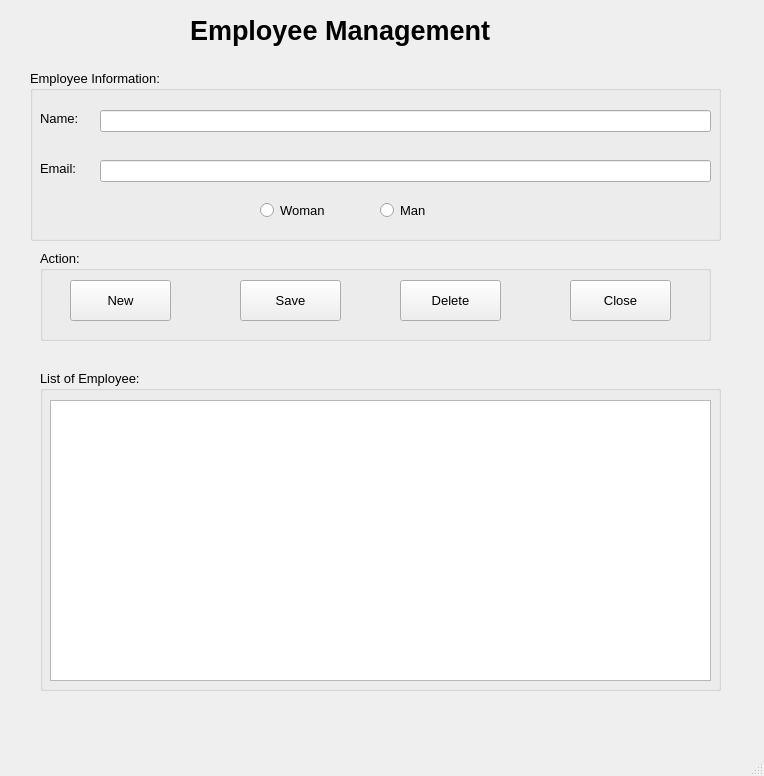
<?xml version="1.0" encoding="UTF-8"?>
<ui version="4.0">
 <class>MainWindow</class>
 <widget class="QMainWindow" name="MainWindow">
  <property name="geometry">
   <rect>
    <x>0</x>
    <y>0</y>
    <width>764</width>
    <height>776</height>
   </rect>
  </property>
  <property name="font">
   <font>
    <pointsize>10</pointsize>
   </font>
  </property>
  <property name="windowTitle">
   <string>MainWindow</string>
  </property>
  <widget class="QWidget" name="centralwidget">
   <widget class="QLabel" name="label">
    <property name="geometry">
     <rect>
      <x>190</x>
      <y>10</y>
      <width>391</width>
      <height>41</height>
     </rect>
    </property>
    <property name="font">
     <font>
      <pointsize>20</pointsize>
      <weight>75</weight>
      <bold>true</bold>
     </font>
    </property>
    <property name="text">
     <string>Employee Management</string>
    </property>
   </widget>
   <widget class="QGroupBox" name="groupBox">
    <property name="geometry">
     <rect>
      <x>40</x>
      <y>250</y>
      <width>671</width>
      <height>91</height>
     </rect>
    </property>
    <property name="title">
     <string>Action:</string>
    </property>
    <widget class="QPushButton" name="pushButtonNew">
     <property name="geometry">
      <rect>
       <x>30</x>
       <y>30</y>
       <width>101</width>
       <height>41</height>
      </rect>
     </property>
     <property name="text">
      <string>New</string>
     </property>
     <property name="icon">
      <iconset>
       <normaloff>images/ic_add.png</normaloff>images/ic_add.png</iconset>
     </property>
    </widget>
    <widget class="QPushButton" name="pushButtonSave">
     <property name="geometry">
      <rect>
       <x>200</x>
       <y>30</y>
       <width>101</width>
       <height>41</height>
      </rect>
     </property>
     <property name="text">
      <string>Save</string>
     </property>
     <property name="icon">
      <iconset>
       <normaloff>images/ic_save.png</normaloff>images/ic_save.png</iconset>
     </property>
    </widget>
    <widget class="QPushButton" name="pushButtonDelete">
     <property name="geometry">
      <rect>
       <x>360</x>
       <y>30</y>
       <width>101</width>
       <height>41</height>
      </rect>
     </property>
     <property name="text">
      <string>Delete</string>
     </property>
     <property name="icon">
      <iconset>
       <normaloff>images/ic_delete.png</normaloff>images/ic_delete.png</iconset>
     </property>
    </widget>
    <widget class="QPushButton" name="pushButtonClose">
     <property name="geometry">
      <rect>
       <x>530</x>
       <y>30</y>
       <width>101</width>
       <height>41</height>
      </rect>
     </property>
     <property name="text">
      <string>Close</string>
     </property>
     <property name="icon">
      <iconset>
       <normaloff>images/ic_close.png</normaloff>images/ic_close.png</iconset>
     </property>
    </widget>
   </widget>
   <widget class="QGroupBox" name="groupBox_2">
    <property name="geometry">
     <rect>
      <x>40</x>
      <y>370</y>
      <width>681</width>
      <height>321</height>
     </rect>
    </property>
    <property name="title">
     <string>List of Employee:</string>
    </property>
    <widget class="QListWidget" name="listWidgetEmployee">
     <property name="geometry">
      <rect>
       <x>10</x>
       <y>30</y>
       <width>661</width>
       <height>281</height>
      </rect>
     </property>
    </widget>
   </widget>
   <widget class="QGroupBox" name="groupBox_3">
    <property name="geometry">
     <rect>
      <x>30</x>
      <y>70</y>
      <width>691</width>
      <height>171</height>
     </rect>
    </property>
    <property name="title">
     <string>Employee Information:</string>
    </property>
    <widget class="QLabel" name="label_3">
     <property name="geometry">
      <rect>
       <x>10</x>
       <y>40</y>
       <width>55</width>
       <height>16</height>
      </rect>
     </property>
     <property name="text">
      <string>Name:</string>
     </property>
    </widget>
    <widget class="QLineEdit" name="lineEditName">
     <property name="geometry">
      <rect>
       <x>70</x>
       <y>40</y>
       <width>611</width>
       <height>22</height>
      </rect>
     </property>
    </widget>
    <widget class="QLineEdit" name="lineEditEmail">
     <property name="geometry">
      <rect>
       <x>70</x>
       <y>90</y>
       <width>611</width>
       <height>22</height>
      </rect>
     </property>
    </widget>
    <widget class="QLabel" name="label_4">
     <property name="geometry">
      <rect>
       <x>10</x>
       <y>90</y>
       <width>55</width>
       <height>16</height>
      </rect>
     </property>
     <property name="text">
      <string>Email:</string>
     </property>
    </widget>
    <widget class="QRadioButton" name="radWoman">
     <property name="geometry">
      <rect>
       <x>230</x>
       <y>130</y>
       <width>95</width>
       <height>20</height>
      </rect>
     </property>
     <property name="text">
      <string>Woman</string>
     </property>
    </widget>
    <widget class="QRadioButton" name="radMan">
     <property name="geometry">
      <rect>
       <x>350</x>
       <y>130</y>
       <width>95</width>
       <height>20</height>
      </rect>
     </property>
     <property name="text">
      <string>Man</string>
     </property>
    </widget>
   </widget>
  </widget>
  <widget class="QMenuBar" name="menubar">
   <property name="geometry">
    <rect>
     <x>0</x>
     <y>0</y>
     <width>764</width>
     <height>26</height>
    </rect>
   </property>
  </widget>
  <widget class="QStatusBar" name="statusbar"/>
 </widget>
 <resources/>
 <connections/>
</ui>
